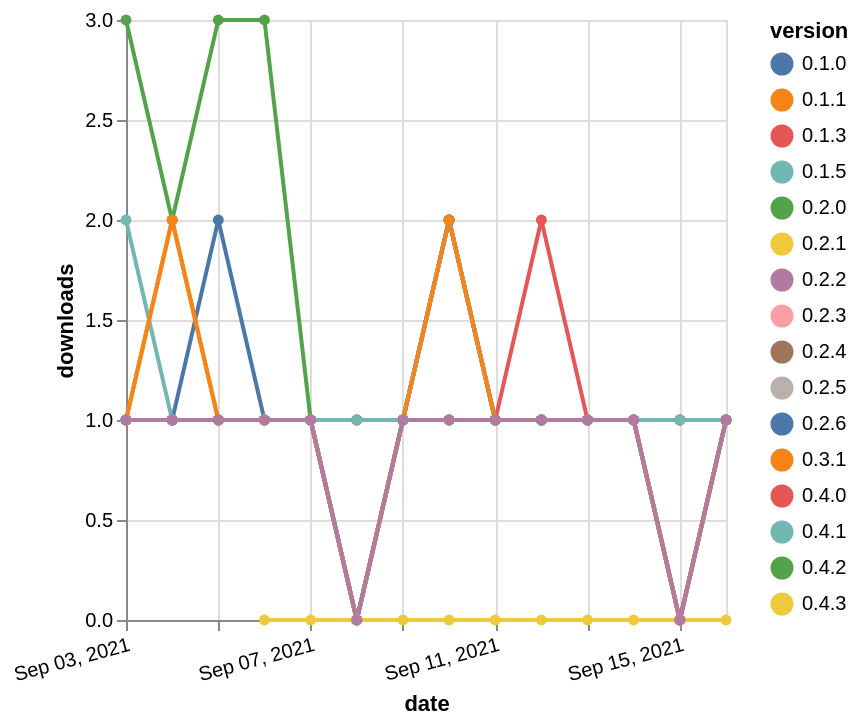

Here is the Vega-Lite specification saved for this chart:
### Vega-Lite specification from a JSON file in a GitHub repository (floating-point values rounded to 4 significant figures; data arrays with more than 128 entries replaced by an {"elided": "..."} marker saying what was removed)
{"$schema": "https://vega.github.io/schema/vega-lite/v5.json", "description": "A simple bar chart with embedded data.", "data": {"values": {"elided": "221 records"}}, "width": "container", "mark": {"type": "line", "point": {"filled": true}}, "encoding": {"x": {"field": "date", "type": "temporal", "timeUnit": "yearmonthdate", "title": "date", "axis": {"labelAngle": -15}}, "y": {"field": "delta", "type": "quantitative", "title": "downloads"}, "color": {"field": "version", "type": "nominal"}, "tooltip": {"field": "delta"}}}
